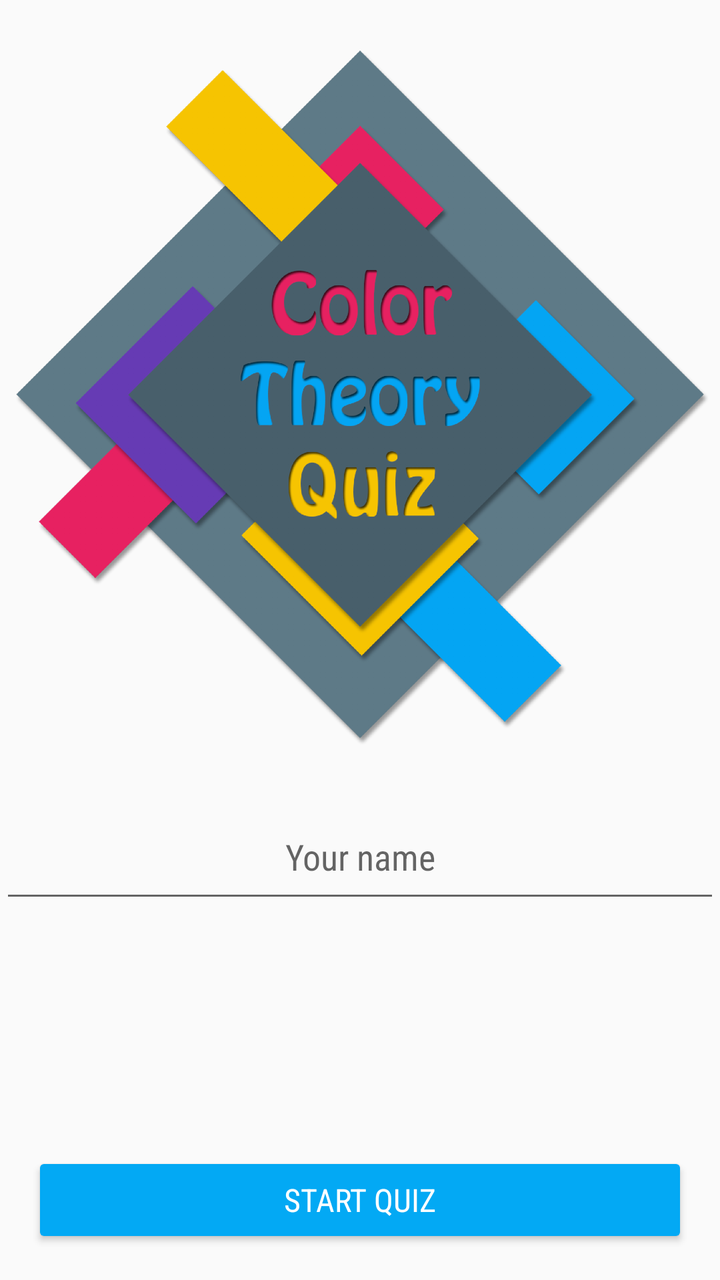
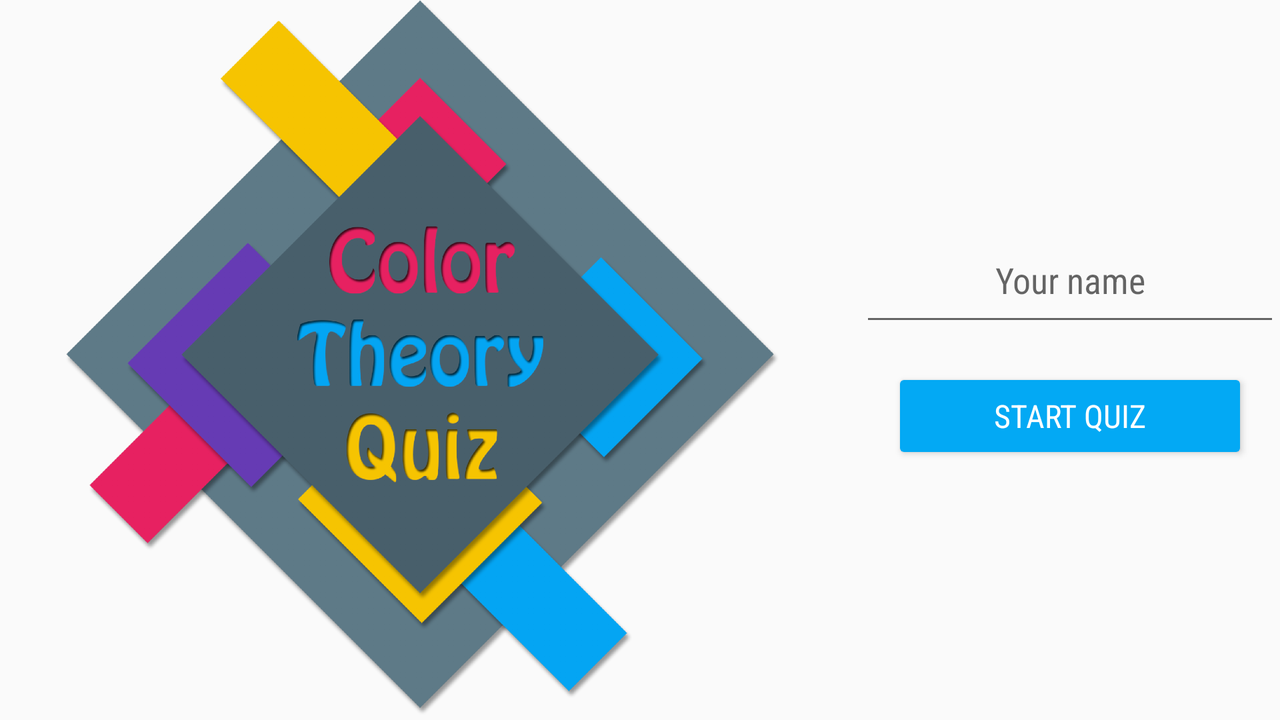

One screen, two layout resources from the same app: the default and the repository's alternative for another configuration. Each is rendered where Android would select it; the XML of both is given below.
<!-- AndroidManifest.xml: application theme AppTheme -->
<!-- res/layout/activity_start.xml -->
<?xml version="1.0" encoding="utf-8"?>
<RelativeLayout xmlns:android="http://schemas.android.com/apk/res/android"
    xmlns:tools="http://schemas.android.com/tools"
    android:layout_width="match_parent"
    android:layout_height="match_parent"
    android:gravity="center_horizontal"
    tools:context="com.example.android.quizapp2.StartActivity">

    <ImageView
        android:contentDescription="@string/starting_image"
        android:id="@+id/quiz_image"
        style="@style/startingImage"
        android:src="@drawable/color_quiz_screen_07"/>

    <EditText
        android:id="@+id/user_name"
        style="@style/yourName_edit"
        android:hint="@string/nameText_header" />


    <Button
        android:id="@+id/start_quiz"
        style="@style/StartButton"
        android:text="@string/button_start"
        android:onClick="Start" />

</RelativeLayout>
<!-- resources referenced by this layout -->
<resources>
  <!-- drawable color_quiz_screen_07: png bitmap (drawable, 135972 bytes) -->
  <string name="button_start">Start Quiz</string>
  <string name="nameText_header">Your name</string>
  <string name="starting_image">Image with the logo of the Color Theory Quiz</string>
  <style name="StartButton" parent="Widget.AppCompat.Button.Colored">
          <item name="backgroundTint">@color/colorLightBlue</item>
          <item name="android:layout_width">match_parent</item>
          <item name="android:layout_height">wrap_content</item>
          <item name="android:textSize">@dimen/buttons_textSize</item>
          <item name="android:layout_alignParentBottom">true</item>
          <item name="android:layout_margin">@dimen/buttonStart_margin</item>
      </style>
  <style name="startingImage" parent="AppTheme">
          <item name="android:layout_width">match_parent</item>
          <item name="android:layout_height">@dimen/startImg_height</item>
      </style>
  <style name="yourName_edit" parent="AppTheme">
          <item name="android:layout_width">match_parent</item>
          <item name="android:layout_height">wrap_content</item>
          <item name="android:inputType">textCapWords</item>
          <item name="android:textAlignment">center</item>
          <item name="android:layout_below">@id/quiz_image</item>
          <item name="android:padding">@dimen/yourName_padding</item>
      </style>
  <style name="AppTheme" parent="Theme.AppCompat.Light.NoActionBar">
          
          <item name="colorPrimary">@color/colorPrimary</item>
          <item name="colorPrimaryDark">@color/colorPrimaryDark</item>
          <item name="colorAccent">@color/colorAccent</item>
          <item name="colorButtonNormal">@color/colorDeepPurple</item>
          <item name="android:fontFamily">sans-serif-condensed</item>
          <item name="android:textSize">@dimen/textSize_medium</item>
  
      </style>
  <color name="colorLightBlue">#03A9F4</color>
  <dimen name="buttons_textSize">16sp</dimen>
  <dimen name="buttonStart_margin">16dp</dimen>
  <dimen name="startImg_height">400dp</dimen>
  <dimen name="yourName_padding">16dp</dimen>
  <color name="colorPrimary">#03A9F4</color>
  <color name="colorPrimaryDark">#0288D1</color>
  <color name="colorAccent">#FFC107</color>
  <color name="colorDeepPurple">#512DA8</color>
  <dimen name="textSize_medium">18sp</dimen>
</resources>
<!-- res/layout-land/activity_start.xml (the repository's variant of the layout above) -->
<!-- drawn on the phone turned sideways -->
<?xml version="1.0" encoding="utf-8"?>
<LinearLayout xmlns:android="http://schemas.android.com/apk/res/android"
    xmlns:tools="http://schemas.android.com/tools"
    android:layout_width="match_parent"
    android:layout_height="match_parent"
    android:orientation="horizontal"
    tools:context="com.example.android.quizapp2.StartActivity">

    <ImageView
        android:id="@+id/quiz_image"
        style="@style/startingImage.Horizontal"
        android:contentDescription="@string/starting_image"
        android:src="@drawable/color_quiz_screen_07" />

    <LinearLayout
        style="@style/LinearLayout_vertical.start">

        <EditText
            android:id="@+id/user_name"
            style="@style/yourName_edit"
            android:hint="@string/nameText_header" />


        <Button
            android:id="@+id/start_quiz"
            style="@style/StartButton"
            android:onClick="Start"
            android:text="@string/button_start" />


    </LinearLayout>


</LinearLayout>
<!-- resources referenced by the variant -->
<!-- as the phone turned sideways resolves them -->
<resources>
  <!-- drawable color_quiz_screen_07: png bitmap (drawable, 135972 bytes) -->
  <string name="button_start">Start Quiz</string>
  <string name="nameText_header">Your name</string>
  <string name="starting_image">Image with the logo of the Color Theory Quiz</string>
  <style name="LinearLayout_vertical.start">
          <item name="android:paddingLeft">@dimen/layout_paddingLeft</item>
          <item name="android:gravity">center_horizontal</item>
          <item name="android:layout_gravity">center_vertical</item>
      </style>
  <style name="StartButton" parent="Widget.AppCompat.Button.Colored">
          <item name="backgroundTint">@color/colorLightBlue</item>
          <item name="android:layout_width">match_parent</item>
          <item name="android:layout_height">wrap_content</item>
          <item name="android:textSize">@dimen/buttons_textSize</item>
          <item name="android:layout_alignParentBottom">true</item>
          <item name="android:layout_margin">@dimen/buttonStart_margin</item>
      </style>
  <style name="startingImage.Horizontal">
          <item name="android:layout_width">@dimen/startiImgHoriz_width</item>
          <item name="android:layout_height">wrap_content</item>
          <item name="android:layout_weight">1</item>
      </style>
  <style name="yourName_edit" parent="AppTheme">
          <item name="android:layout_width">match_parent</item>
          <item name="android:layout_height">wrap_content</item>
          <item name="android:inputType">textCapWords</item>
          <item name="android:textAlignment">center</item>
          <item name="android:layout_below">@id/quiz_image</item>
          <item name="android:padding">@dimen/yourName_padding</item>
      </style>
  <style name="AppTheme" parent="Theme.AppCompat.Light.NoActionBar">
          
          <item name="colorPrimary">@color/colorPrimary</item>
          <item name="colorPrimaryDark">@color/colorPrimaryDark</item>
          <item name="colorAccent">@color/colorAccent</item>
          <item name="colorButtonNormal">@color/colorDeepPurple</item>
          <item name="android:fontFamily">sans-serif-condensed</item>
          <item name="android:textSize">@dimen/textSize_medium</item>
  
      </style>
  <dimen name="layout_paddingLeft">10dp</dimen>
  <color name="colorLightBlue">#03A9F4</color>
  <dimen name="buttons_textSize">16sp</dimen>
  <dimen name="buttonStart_margin">16dp</dimen>
  <dimen name="startiImgHoriz_width">200dp</dimen>
  <dimen name="yourName_padding">16dp</dimen>
  <color name="colorPrimary">#03A9F4</color>
  <color name="colorPrimaryDark">#0288D1</color>
  <color name="colorAccent">#FFC107</color>
  <color name="colorDeepPurple">#512DA8</color>
  <dimen name="textSize_medium">18sp</dimen>
</resources>
